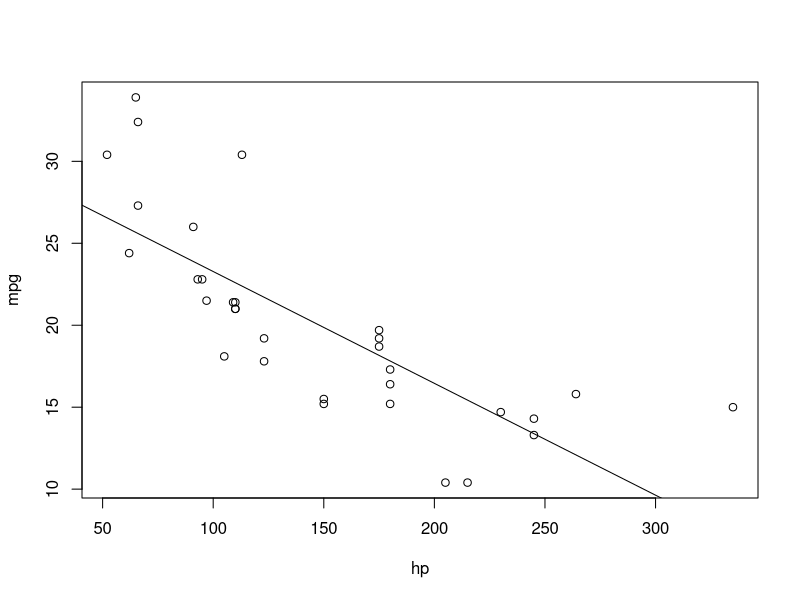
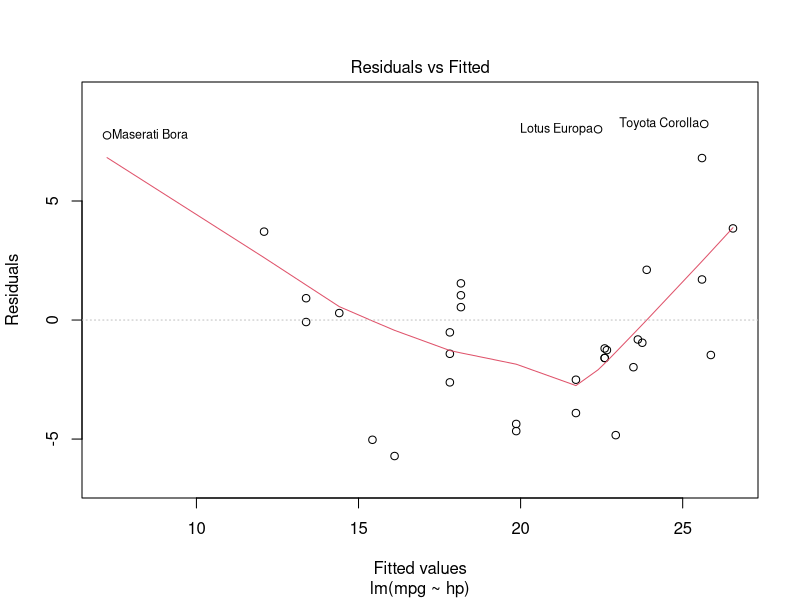
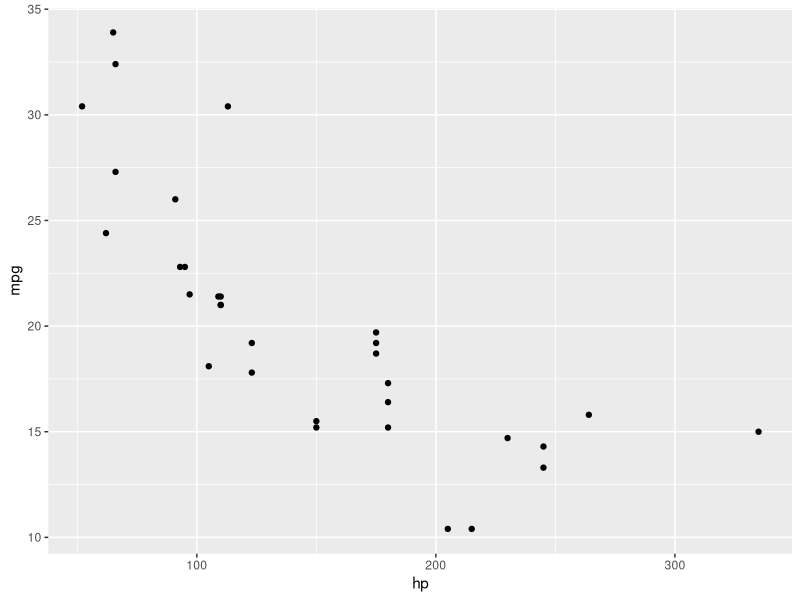
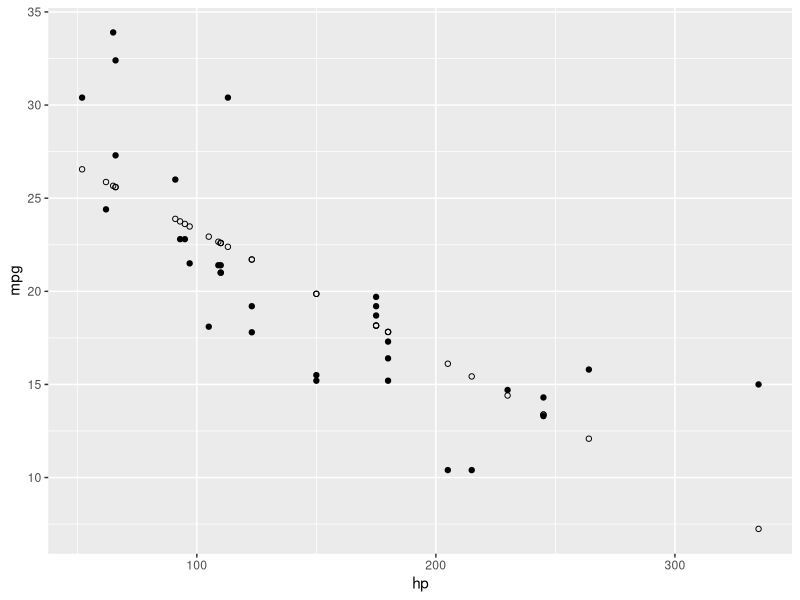
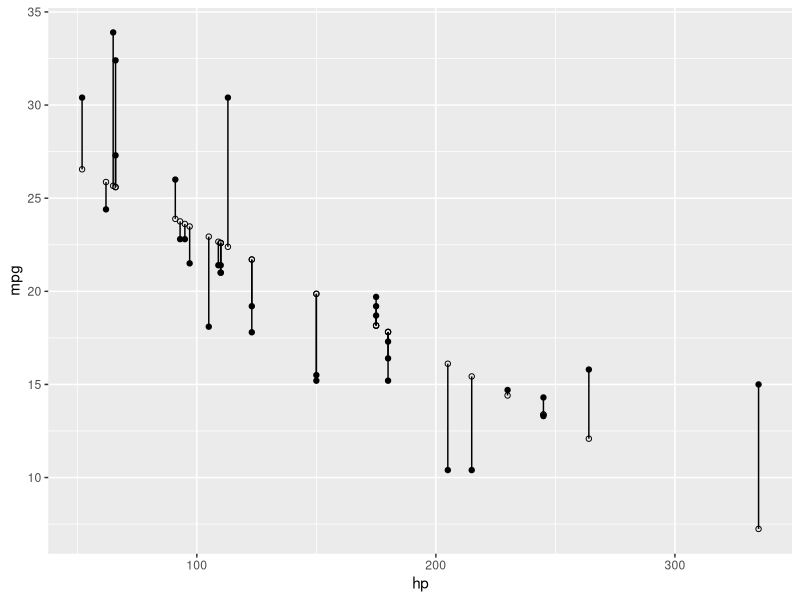
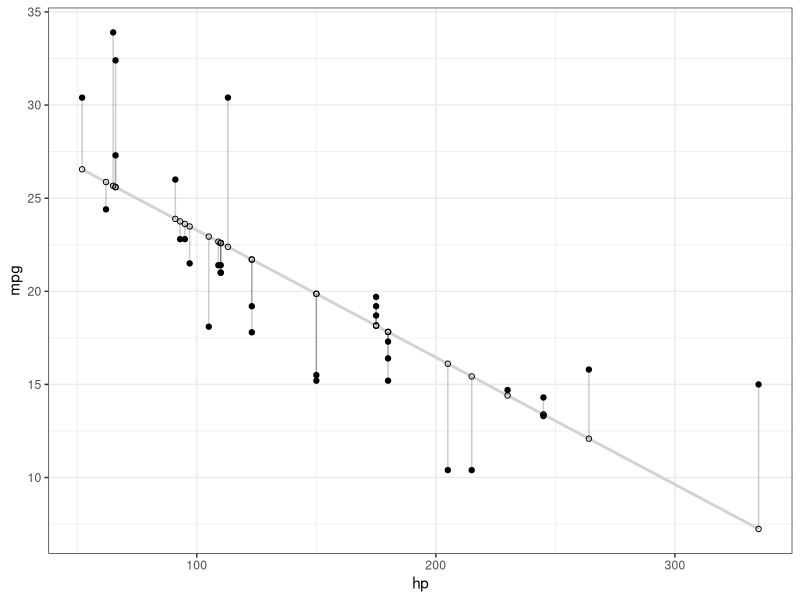
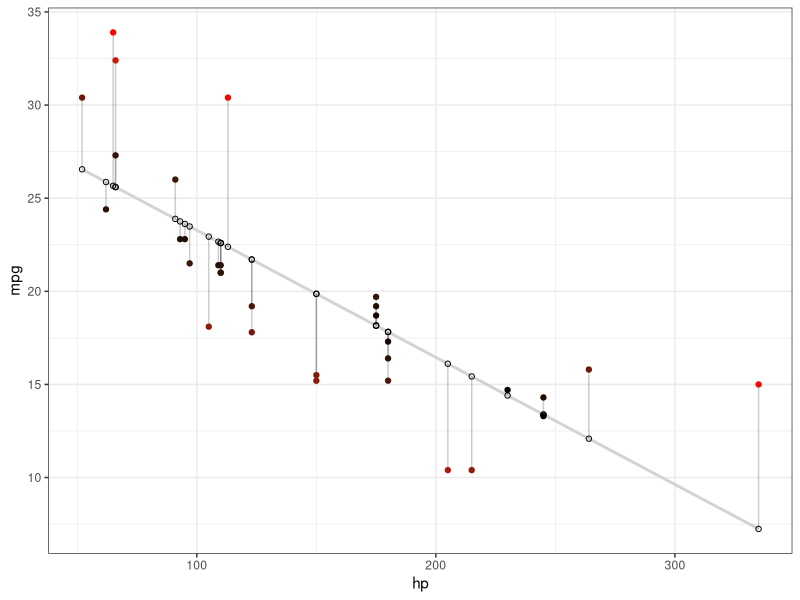
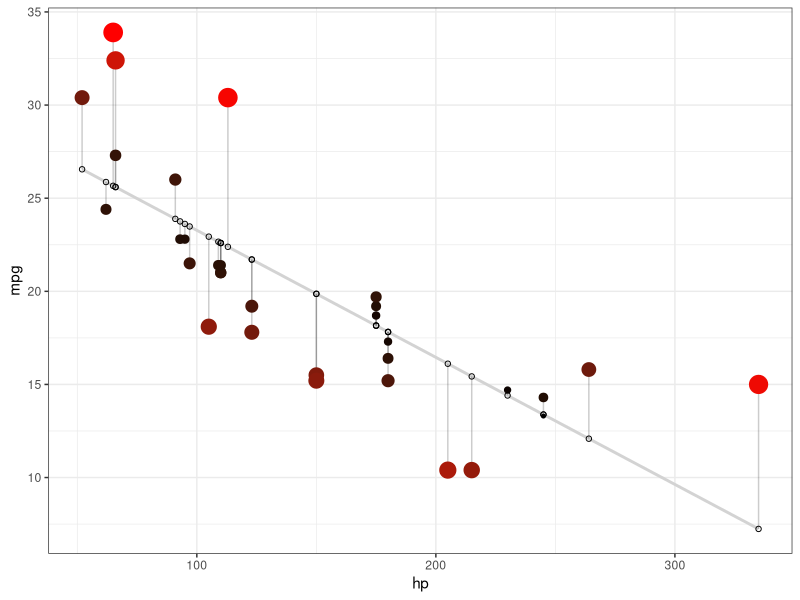

R code for these plots, in order:
#res= e_i = y_i - dop_y_i

# homoscedastyczność/homoskedastycznośĆ ciągu/wektora zmiennych losowych <=> 
# wszystkie zmienne losowe 
# w tym ciągu posiadają tę samą, 
# skończoną wariancję.


#model liniowy <=> gdy błędy mają własność homoscedastyczności,

#R^2= 1- SEE/SST    współczynnik determinacji wyznacza jak dobrze 
#dopasowany jest model



######### zbiór danych mtcars
#miles per gallon for each car (mpg) WZGLEDEM horsepower (hp)
head(mtcars)
plot(mpg ~ hp, data = mtcars)

#model
fit <- lm(mpg ~ hp, data = mtcars)  # Fit the model
abline(fit)

summary(fit)  # Report the results
#Multiple R-squared:  0.6024

#co o dopasowaniu mówią nam residua:
# wykres korelacji miedzy dopasowanymi wartosciami w modelu, a residuami

plot(fit,1) #mowi o tym jak rozrzucone sa residua => 
            #jesli rownomiernie wokół prostej y=0 to 
            #jest to dobrze dopasowany model liniowy 
            #(wartości zmiennej obiajnianej układają się wzdłuż prostej, 
            #a błedy są rownomiernie rozrzucone) i brak korelacji pomiędzy
            #dopasowanymi wartosciami w modelu i residuami

# Plan działania:

#1) dopasowanie modelu by móc przewidziec zmienną objaśnianą na podstawie zmiennych objaśniających
#2) wyliczenie residuów dla każdej ze zmiennej dopasowanej z modelu dla każdej zmiennej objaśnianej
    #res= e_i = y_i - dop_y_i
#3) zaznaczenie na wykresie dopasowanych punktów wyestymowanych zmiennych objaśnianych
    #tak by były widoczne i połączone prostą (model liniowy)
#4) użycie koloru (np. czerwonego) w celu zaznaczenia residuów, które odstają powyżej jakiejś wartości
    # dzieki temu widzimy ktore zmienne objaśniane zostały wyestymowane przez model najgorzej, 
    # z najwiekszym bledem



#### ZACZYNAMY

#1) dopasowanie modelu by móc przewidziec zmienną objaśnianą na podstawie zmiennych objaśniających
d <- mtcars
fit <- lm(mpg ~ hp, data = d)

#2) wyliczenie residuów dla każdej ze zmiennej dopasowanej z modelu dla każdej zmiennej objaśnianej
#res= e_i = y_i - dop_y_i

# wektor dop_y  (dodanie kolumn danych do d)
d$predicted <- predict(fit)   # Save the predicted values
# wektor e
d$residuals <- residuals(fit) # Save the residual values


#zestawienie
library(dplyr)
d %>% select(mpg, predicted, residuals) %>% head()


#3) zaznaczenie na wykresie dopasowanych punktów wyestymowanych zmiennych objaśnianych
    #tak by były widoczne i połączone prostą (model liniowy)

#zaznaczenie punktów ze zbioru danych
library(ggplot2)
ggplot(d, aes(x = hp, y = mpg)) +  
   geom_point()  #zaznaczenie punktów ze zbioru danych


#dodanie wartości zm. objasnianych z modelu (dop_y)
ggplot(d, aes(x = hp, y = mpg)) +
   geom_point() +
   geom_point(aes(y = predicted), shape = 1) 


#zaznaczenie residuów
#res= e_i = y_i - dop_y_i
ggplot(d, aes(x = hp, y = mpg)) +
   geom_segment(aes(xend = hp, yend = predicted)) +  #geom_segment
   geom_point() +
   geom_point(aes(y = predicted), shape = 1)

# zaznaczenie prostej wyznaczającej model w postaci lini 
# uzycie atrybutu alfha w celu wyszarzenia residuów
library(ggplot2)
ggplot(d, aes(x = hp, y = mpg)) +
   geom_smooth(method = "lm", se = FALSE, color = "lightgrey") +  # prosta opisujaca model
   geom_segment(aes(xend = hp, yend = predicted), alpha = .2) +  # alpha 
   geom_point() +
   geom_point(aes(y = predicted), shape = 1) +
   theme_bw()  # zmiana tla wykresu





#4) użycie koloru (np. czerwonego) w celu zaznaczenia residuów, które odstają powyżej jakiejś wartości
   # dzieki temu widzimy ktore zmienne objaśniane zostały wyestymowane przez model najgorzej, 
   # z najwiekszym bledem

# Kolor
# duże resisua co do wartości bezwzględnej zaznaczone kolorem czerwonym na wartościach 
  # zm. objasnianych ktorych dotycza
ggplot(d, aes(x = hp, y = mpg)) +
   geom_smooth(method = "lm", se = FALSE, color = "lightgrey") +
   geom_segment(aes(xend = hp, yend = predicted), alpha = .2) +
   
   # > Kolor jest zmieniany tutaj
   geom_point(aes(color = abs(residuals))) + # mapowanie koloru wzgledem abs(residuals)
   scale_color_continuous(low = "black", high = "red") +  # skala kolorów
   guides(color = FALSE) +  # usunięcie legendy dot. kolorów
   # <
   
   geom_point(aes(y = predicted), shape = 1) +
   theme_bw()


# Rozmiar punktów
# Ten sam kolor co wyżej, 
  # jedank dodatkowo dodany rozmiar punktóW - także przedstawia rozmiar residuów,
  # co do wartości bezwzględnej
ggplot(d, aes(x = hp, y = mpg)) +
   geom_smooth(method = "lm", se = FALSE, color = "lightgrey") +
   geom_segment(aes(xend = hp, yend = predicted), alpha = .2) +
   
   # > Kolor jest zmieniany tutaj
   geom_point(aes(color = abs(residuals), size = abs(residuals))) + # rozmiar zmapowany tutaj
   scale_color_continuous(low = "black", high = "red") +
   guides(color = FALSE, size = FALSE) +  # usunięcie legendy do koloru i rozmiaru
   # <
   
   geom_point(aes(y = predicted), shape = 1) +
   theme_bw()




####Dodatkowo można w zależności od problemu kolorować tylko residua, które są dodatnie/ujemne
# jeśli interesuja nas np. tylko miejsca gdzie zaniżyliśmy/zawyżyliśmy wartość objaśnianą w naszym modelu
ggplot(d, aes(x = hp, y = mpg)) +
   geom_smooth(method = "lm", se = FALSE, color = "lightgrey") +
   geom_segment(aes(xend = hp, yend = predicted), alpha = .2) +
   
   # > Kolor jest zmieniany tutaj
   geom_point(aes(color = residuals)) +  
   scale_color_gradient2(low = "blue", mid = "white", high = "red") +  # Colors to use here
   guides(color = FALSE) +
   # <
   
   geom_point(aes(y = predicted), shape = 1) +
   theme_bw()


#widzimy że jest wiecej wartości które są zaniżone (czerwone) w modelu niż tych które sa zawyzone 
#najwiecej wartości zawyżonych znajduje się w centrum (niebieski)

#WNIOSEK:
# Sugeruje to, że isnieje zależność pomiędzy residuami i dopasowanymi wartosciami 
# zmiennej objasnianej ktora nie jest liniowa
# Powinniśmy zastosować zatem inny model, np. taki który uwzględnia kwadrat zmiennej objaśniającej 
# w równaniu modelu: 
   #dop_y= a_1 + a_2*x + a_3*x^2


#########################################################

# co w przypadku wielowymiearowej regresji liniowej (wiecej niz jedna zmienna objasniajaca)?

#np. Miles per gallon (mpg) 
   #WZGLĘDEM 
 #horsepower (hp), weight (wt), and displacement (disp).


# Wyciągnięcie interesujacych nas danych:
d <- mtcars %>% select(mpg, hp, wt, disp)

# 1) Dopasowanie modelu wielowymiarowego
fit <- lm(mpg ~ hp + wt+ disp, data = d)

# 2) wyliczenie residuów dla każdej ze zmiennej dopasowanej z modelu dla każdej zmiennej objaśnianej
#res= e_i = y_i - dop_y_i

# wektor dop_y
d$predicted <- predict(fit)   
# wektor e
d$residuals <- residuals(fit)

#zestawienie
head(d)


# 3) zaznaczenie na wykresie dopasowanych punktów wyestymowanych zmiennych objaśnianych 
   # względem JEDNEJ z wybranych zmiennych objaśniających (hp)

ggplot(d, aes(x = hp, y = mpg)) +
   geom_segment(aes(xend = hp, yend = predicted), alpha = .2) +  # Lines to connect points
   geom_point() +  # praewdziwe warości objaśniane
   geom_point(aes(y = predicted), shape = 1) +  # dopasowane z modelu wartosci objasniane
   theme_bw()


# 4) dodanie kolorów

ggplot(d, aes(x = hp, y = mpg)) +
   geom_segment(aes(xend = hp, yend = predicted), alpha = .2) +
   geom_point(aes(color = residuals)) +
   scale_color_gradient2(low = "blue", mid = "white", high = "red") +
   guides(color = FALSE) +
   geom_point(aes(y = predicted), shape = 1) +
   theme_bw()


#to co mozna na razie zauwazyc i co zmienilo się wgledem regresji jednowymiarowej:
 #warosci wyestymowane nie ukladaja już sie na prostej 
 #(na rysunku zaznaczenie jednego wymiaru tylko, a model jest wielowymiarowy)


#tracimy sedno wizualizujac regresje wielowymiarowa na plaszczyznie 
#(wzgledem tylko jednej zmiennej objasniajacej)


#mozemy stworzyc trzy rownolegle wykresy i porownywac
library(tidyr)
d %>% 
   gather(key = "iv", value = "x", -mpg, -predicted, -residuals) %>%  # poprawne przedstawienie danych
   ggplot(aes(x = x, y = mpg)) +  # x zmienna objasniajaca,  mpg obajsniana 
   geom_segment(aes(xend = x, yend = predicted), alpha = .2) +
   geom_point(aes(color = residuals)) +
   scale_color_gradient2(low = "blue", mid = "white", high = "red") +
   guides(color = FALSE) +
   geom_point(aes(y = predicted), shape = 1) +
   facet_grid(~ iv, scales = "free_x") +  # rozdzielenie na trzy wykresy wzgledem iv
   theme_bw()

#widać jak przwidziane wartosci dop_y rozni sie od wartosci wlasciwych 
#zmiennej objasniajacej wzgledem poszczegolnych predykatow


############ to samo na innym zbiorze danych


d <- iris %>% select(-Species)

# model
fit <- lm(Sepal.Width ~ ., data = iris)

# wartosci dop_y i residua
d$predicted <- predict(fit)
d$residuals <- residuals(fit)

#trzy rownolegle wykresy w celu porownania
d %>% 
   gather(key = "iv", value = "x", -Sepal.Width, -predicted, -residuals) %>%
   ggplot(aes(x = x, y = Sepal.Width)) +
   geom_segment(aes(xend = x, yend = predicted), alpha = .2) +
   geom_point(aes(color = residuals)) +
   scale_color_gradient2(low = "blue", mid = "white", high = "red") +
   guides(color = FALSE) +
   geom_point(aes(y = predicted), shape = 1) +
   facet_grid(~ iv, scales = "free_x") +
   theme_bw()

#kolor <- wartosci rzeczywiste y
#biale <- wartosci dopasowane w modelu dop_y

#Wnioski:
#znacznie mniejszy rozrzut warotsci dopasowanych niż tych rzeczywistych




##########################################################
### REGRESJA LOGICZNA 
# wartoscia objasniana jest zmienną typu binarnego (np. odpowiedzi w ankietach)

# 1) dane (vs jest 0 lub 1)
d <- mtcars
head(d)

# model
fit <- glm(vs ~ hp, family = binomial(), data = d)

# 2) dop_y i residua 
d$predicted <- predict(fit, type="response")
d$residuals <- residuals(fit, type = "response")

# Residua na wykresie
ggplot(d, aes(x = hp, y = vs)) +
   geom_segment(aes(xend = hp, yend = predicted), alpha = .2) +
   geom_point(aes(color = residuals)) +
   scale_color_gradient2(low = "blue", mid = "white", high = "red") +
   guides(color = FALSE) +
   geom_point(aes(y = predicted), shape = 1) +
   theme_bw()


#tutaj chcielibyśmy zaznaczyć tylko te zmienne dop_y,
#ktore zostały przyporządkowane złej kategorii (0/1)
ggplot(d, aes(x = hp, y = vs)) +
   geom_segment(aes(xend = hp, yend = predicted), alpha = .2) +
   geom_point() +
   
   # > Zaznaczenie zle sklasyfikowanej wartosci dop_y
   geom_point(data = d %>% filter(vs != round(predicted)),
              color = "red", size = 2) +
   # <
   
   scale_color_gradient2(low = "blue", mid = "white", high = "red") +
   guides(color = FALSE) +
   geom_point(aes(y = predicted), shape = 1) +
   theme_bw()



###########################################
##### DRUGI SPOSOB Z WYKORZYSTANIEM BIBLIOTEKI BROOM
#install.packages("broom")
library(broom)

# Steps 1 and 2
d <- lm(mpg ~ hp, data = mtcars) %>% 
   augment()   #funkcja z biblioteki broom

head(d)


# Steps 3 and 4
ggplot(d, aes(x = hp, y = mpg)) +
   geom_smooth(method = "lm", se = FALSE, color = "lightgrey") +
   geom_segment(aes(xend = hp, yend = .fitted), alpha = .2) +  #  `.fitted`
   geom_point(aes(alpha = abs(.resid))) +  #  `.resid`
   guides(alpha = FALSE) +
   geom_point(aes(y = .fitted), shape = 1) +  #  `.fitted`
   theme_bw()

